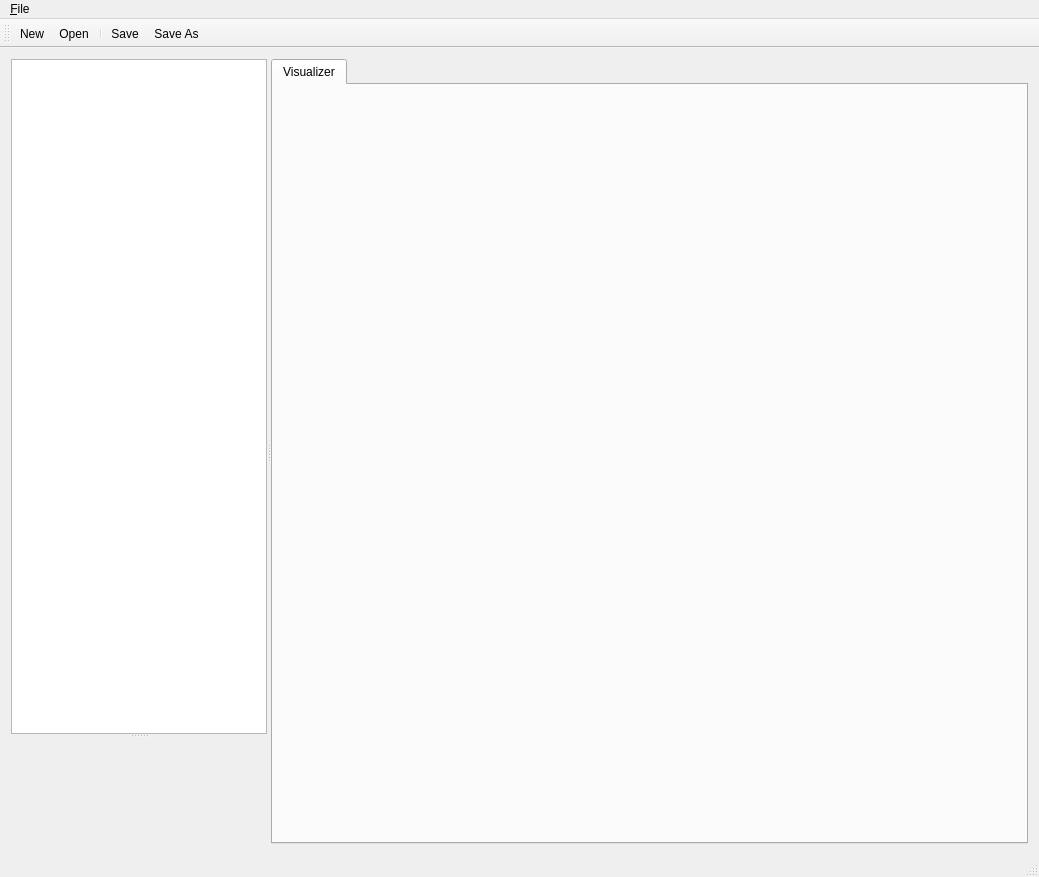
<?xml version="1.0" encoding="UTF-8"?>
<ui version="4.0">
 <class>URDFEditor</class>
 <widget class="QMainWindow" name="URDFEditor">
  <property name="geometry">
   <rect>
    <x>0</x>
    <y>0</y>
    <width>1039</width>
    <height>877</height>
   </rect>
  </property>
  <property name="windowTitle">
   <string>URDF Editor</string>
  </property>
  <widget class="QWidget" name="centralWidget">
   <layout class="QVBoxLayout" name="verticalLayout_22">
    <item>
     <widget class="QSplitter" name="splitter_2">
      <property name="orientation">
       <enum>Qt::Horizontal</enum>
      </property>
      <widget class="QSplitter" name="splitter">
       <property name="orientation">
        <enum>Qt::Vertical</enum>
       </property>
       <widget class="URDFPropertyTree" name="robotTreeWidget">
        <property name="sizePolicy">
         <sizepolicy hsizetype="Expanding" vsizetype="Expanding">
          <horstretch>0</horstretch>
          <verstretch>0</verstretch>
         </sizepolicy>
        </property>
        <property name="minimumSize">
         <size>
          <width>0</width>
          <height>0</height>
         </size>
        </property>
        <property name="baseSize">
         <size>
          <width>0</width>
          <height>0</height>
         </size>
        </property>
        <property name="contextMenuPolicy">
         <enum>Qt::CustomContextMenu</enum>
        </property>
        <property name="acceptDrops">
         <bool>true</bool>
        </property>
        <property name="dragEnabled">
         <bool>true</bool>
        </property>
        <property name="dragDropMode">
         <enum>QAbstractItemView::InternalMove</enum>
        </property>
        <property name="defaultDropAction">
         <enum>Qt::MoveAction</enum>
        </property>
        <property name="selectionMode">
         <enum>QAbstractItemView::SingleSelection</enum>
        </property>
        <property name="selectionBehavior">
         <enum>QAbstractItemView::SelectItems</enum>
        </property>
        <property name="indentation">
         <number>20</number>
        </property>
        <property name="rootIsDecorated">
         <bool>false</bool>
        </property>
        <property name="headerHidden">
         <bool>true</bool>
        </property>
        <property name="columnCount">
         <number>1</number>
        </property>
        <attribute name="headerVisible">
         <bool>false</bool>
        </attribute>
        <attribute name="headerShowSortIndicator" stdset="0">
         <bool>true</bool>
        </attribute>
        <column>
         <property name="text">
          <string notr="true">1</string>
         </property>
        </column>
       </widget>
       <widget class="QWidget" name="propertyBrowserContainer" native="true">
        <property name="sizePolicy">
         <sizepolicy hsizetype="Expanding" vsizetype="Expanding">
          <horstretch>0</horstretch>
          <verstretch>0</verstretch>
         </sizepolicy>
        </property>
       </widget>
      </widget>
      <widget class="QTabWidget" name="mainTabWidget">
       <property name="sizePolicy">
        <sizepolicy hsizetype="Expanding" vsizetype="Expanding">
         <horstretch>1</horstretch>
         <verstretch>0</verstretch>
        </sizepolicy>
       </property>
       <property name="currentIndex">
        <number>0</number>
       </property>
       <widget class="QWidget" name="visualizer_tab">
        <attribute name="title">
         <string>Visualizer</string>
        </attribute>
       </widget>
      </widget>
     </widget>
    </item>
   </layout>
  </widget>
  <widget class="QMenuBar" name="menuBar">
   <property name="geometry">
    <rect>
     <x>0</x>
     <y>0</y>
     <width>1039</width>
     <height>22</height>
    </rect>
   </property>
   <widget class="QMenu" name="menu_File">
    <property name="title">
     <string>&amp;File</string>
    </property>
    <addaction name="action_New"/>
    <addaction name="action_Open"/>
    <addaction name="separator"/>
    <addaction name="action_Save"/>
    <addaction name="actionSave_As"/>
    <addaction name="separator"/>
    <addaction name="actionE_xit"/>
   </widget>
   <addaction name="menu_File"/>
  </widget>
  <widget class="QToolBar" name="mainToolBar">
   <attribute name="toolBarArea">
    <enum>TopToolBarArea</enum>
   </attribute>
   <attribute name="toolBarBreak">
    <bool>false</bool>
   </attribute>
   <addaction name="action_New"/>
   <addaction name="action_Open"/>
   <addaction name="separator"/>
   <addaction name="action_Save"/>
   <addaction name="actionSave_As"/>
  </widget>
  <widget class="QStatusBar" name="statusBar"/>
  <action name="action_Open">
   <property name="icon">
    <iconset theme="document-open">
     <normaloff>.</normaloff>.</iconset>
   </property>
   <property name="text">
    <string>&amp;Open</string>
   </property>
   <property name="shortcut">
    <string>Ctrl+O</string>
   </property>
  </action>
  <action name="action_Save">
   <property name="icon">
    <iconset theme="document-save">
     <normaloff>.</normaloff>.</iconset>
   </property>
   <property name="text">
    <string>&amp;Save</string>
   </property>
   <property name="shortcut">
    <string>Ctrl+S</string>
   </property>
  </action>
  <action name="actionSave_As">
   <property name="icon">
    <iconset theme="document-save-as">
     <normaloff>.</normaloff>.</iconset>
   </property>
   <property name="text">
    <string>Save &amp;As</string>
   </property>
   <property name="shortcut">
    <string>Ctrl+A</string>
   </property>
  </action>
  <action name="action_New">
   <property name="icon">
    <iconset theme="document-new">
     <normaloff>.</normaloff>.</iconset>
   </property>
   <property name="text">
    <string>&amp;New</string>
   </property>
   <property name="shortcut">
    <string>Ctrl+N</string>
   </property>
  </action>
  <action name="actionE_xit">
   <property name="icon">
    <iconset theme="application-exit"/>
   </property>
   <property name="text">
    <string>E&amp;xit</string>
   </property>
   <property name="shortcut">
    <string>Ctrl+Q</string>
   </property>
  </action>
 </widget>
 <layoutdefault spacing="6" margin="11"/>
 <customwidgets>
  <customwidget>
   <class>URDFPropertyTree</class>
   <extends>QTreeWidget</extends>
   <header>urdf_editor/urdf_property_tree.h</header>
  </customwidget>
 </customwidgets>
 <resources/>
 <connections/>
</ui>
